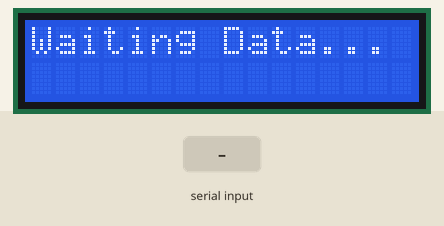
The sketch below on a simulated Arduino Uno, built with avr-gcc and run on an emulated ATmega328P. On the bench: 16×2 character LCD. The test bench sets the inputs (shaded band). What the sketch prints to the serial monitor is not drawn.

Above: at 1.2 s.
1.3 s: "90,45,200,10\n" received over Serial
At 1.9 s:
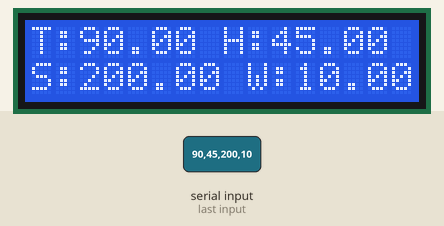
2.8 s: "30,150,10,200\n" received over Serial
At 4.3 s:
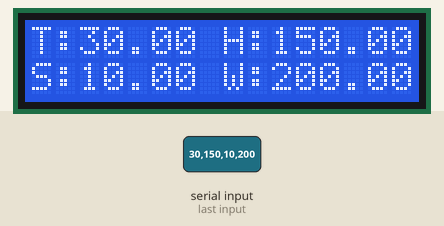
Timing chart, 0 to 5.8 s (numbered marks = the images above; inputs shaded):
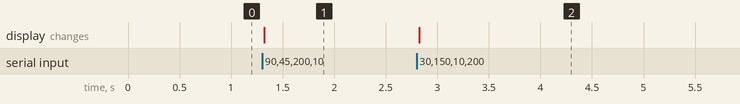

The sketch:

main_controller.ino
```cpp
// Arduino 2 (Main Controller)
#include <LiquidCrystal.h>


// LCD pin mapping
const int rs = 12, en = 11, d4 = 5, d5 = 4, d6 = 3, d7 = 2;
LiquidCrystal lcd(rs, en, d4, d5, d6, d7);


String incomingData;
float tempValue;
float humidityValue;
float soilValue;
float waterValue;


void setup() {
  Serial.begin(9600);
  lcd.begin(16, 2);
  lcd.clear();
  lcd.setCursor(0, 0);
  lcd.print("Waiting Data...");
}


void loop() {
  if (Serial.available()) {

    incomingData = Serial.readStringUntil('\n');


    int firstValue = incomingData.indexOf(',');
    int secondValue = incomingData.indexOf(',', firstValue + 1);
    int thirdValue = incomingData.indexOf(',', secondValue + 1);


    if (firstValue > 0 && secondValue > 0 && thirdValue > 0) {


      tempValue    = incomingData.substring(0, firstValue).toFloat();
      humidityValue = incomingData.substring(firstValue + 1, secondValue).toFloat();
      soilValue    = incomingData.substring(secondValue + 1, thirdValue).toFloat();
      waterValue   = incomingData.substring(thirdValue + 1).toFloat();


      lcd.clear();
      lcd.setCursor(0, 0);
      lcd.print("T:"); lcd.print(tempValue);
      lcd.print(" H:"); lcd.print(humidityValue);


      lcd.setCursor(0, 1);
      lcd.print("S:"); lcd.print(soilValue);
      lcd.print(" W:"); lcd.print(waterValue);


      Serial.print(tempValue);
      Serial.print(",");
      Serial.print(humidityValue);
      Serial.print(",");
      Serial.print(soilValue);
      Serial.print(",");
      Serial.println(waterValue);
    }
  }
}
```

Measured:
- after the input at 1.3 s, the display: changes at once (image 1)
- after the input at 2.8 s, the display: changes at once (image 2)
